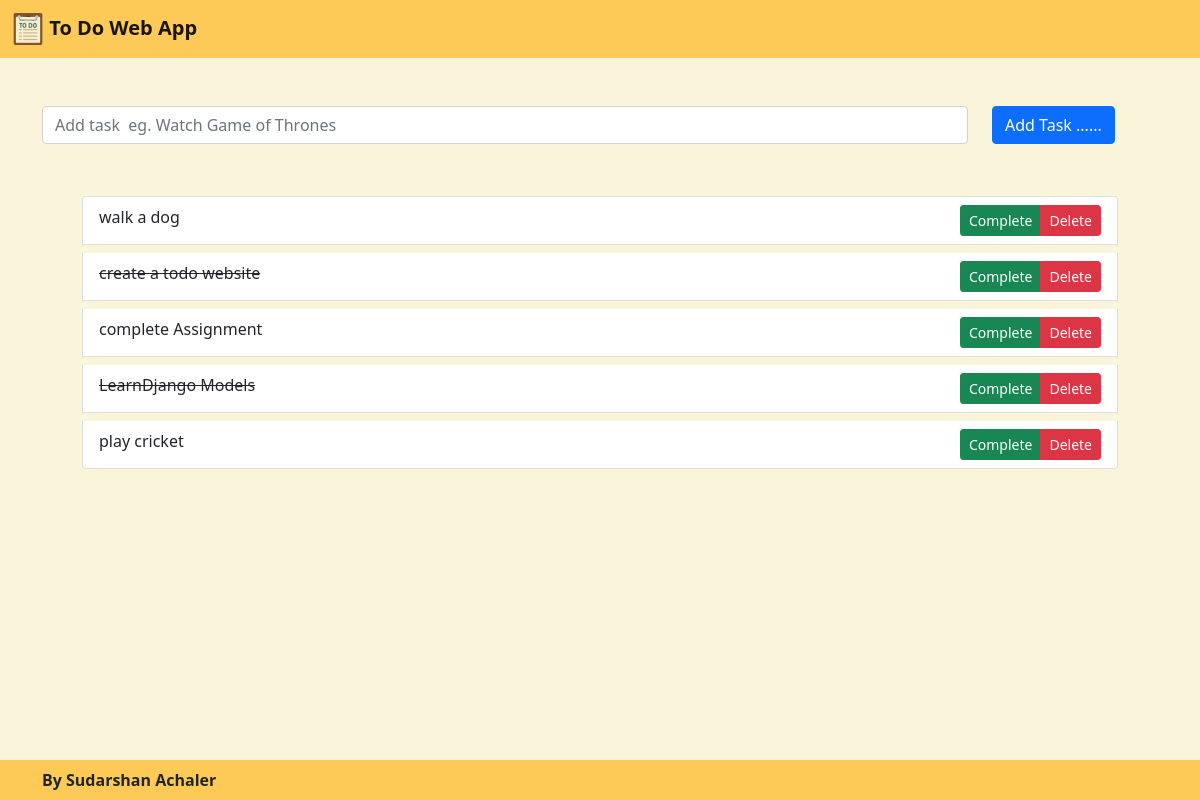
Before: / with the older database file.
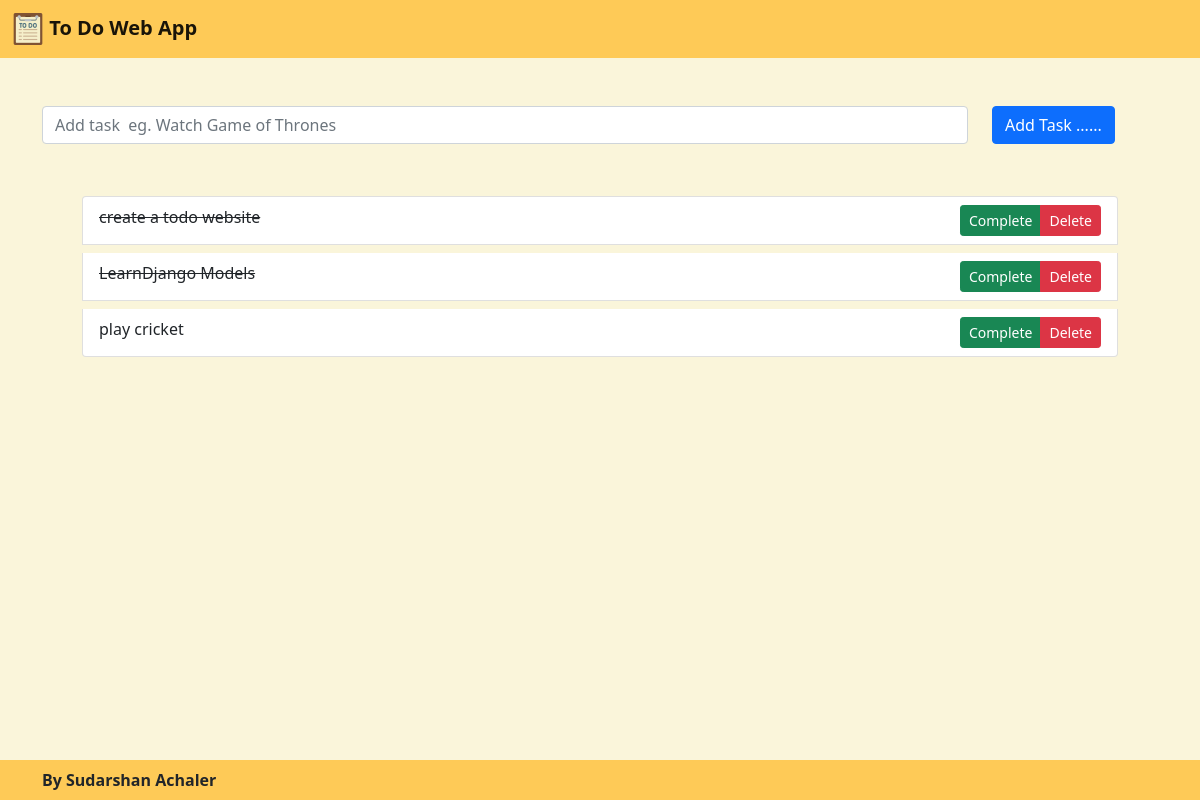
After: the same page with the newer database file.
### ToDoapp/models.py (models this page shows, shortened)
class Task(models.Model):
    taskName= models.CharField(max_length=50)
    complete=models.BooleanField(default=False)
    dateAdded=models.DateTimeField(auto_now_add=True)

### ToDoapp/views.py (the view)
# urls.py: path('', views.home, name= 'home' ),
def home(request):
    tasks= Task.objects.all()
    context={"tasks":tasks}
    return render(request, 'ToDoapp/home.html', context)

### ToDoapp/templates/ToDoapp/home.html (shortened to what this page needs)
{% extends 'ToDoapp/main.html' %}
{% load static %}
{% block content %}
    <form action="CreateTask/" class="form mt-5 " method="POST">
        <div class="row">
            <div class="col-lg-10">
                    <input type="text" class="form-control" id="exampleFormControlInput1" placeholder="Add task  eg. Watch Game of Thrones" name="taskName">
            </div>
            <div class="col-lg-2">
                <button type="submit" class="btn btn-primary  btn-block">Add Task ......</button>
            </div>
        </div>
    </form>
<form >
    <div class="row">
        <ul class="list-group p-5">
            {% for task in tasks %}
                {% if task.complete %}
                    <li class="list-group-item m-1" ><del> {{task.taskName}}</del><div class="btn-group" role="group" aria-label="Basic example" style="float: right;">
                        <button type="submit" data-id="{{task.id}}" data-action="complete" class="btn btn-sm btn-success updateTask">Complete</button>
                        <button type="submit" data-id="{{task.id}}" data-action="delete"  class="btn btn-danger btn-sm updateTask">Delete</button>
                    </div></li>
                {% else %}
                    <li class="list-group-item m-1" >{{task.taskName}}<div class="btn-group" role="group" aria-label="Basic example" style="float: right;">
                        <button type="submit" data-id="{{task.id}}" data-action="complete" class="btn btn-sm btn-success updateTask">Complete</button>
                        <button type="submit" data-id="{{task.id}}" data-action="delete"  class="btn btn-danger btn-sm updateTask">Delete</button>
                    </div></li>
                {% endif %}
            {% endfor %}
        </ul>
    </div>
</form>
{% endblock content %}

### ToDoapp/templates/ToDoapp/main.html (shortened to what this page needs)
{% load static %}
<!DOCTYPE html>
<html lang="en">
<head>
    <link href="https://cdn.jsdelivr.net/npm/bootstrap@5.0.0-beta1/dist/css/bootstrap.min.css" rel="stylesheet">
    <link rel="stylesheet" href="{% static 'css/main.css' %}">
</head>
<body>
    <nav class="navbar navbar-light " style="background-color:#feca57 ;">
        <div class="container-fluid">
        <a class="navbar-brand" href="{% url 'home' %}">
            <img src="{% static 'images/todoicon.png' %}" alt=""   class="d-inline-block align-top">
            <strong>To Do Web App</strong>
        </a>
        </div>
    </nav>
    <div class="container">
        {% block content %}
        {% endblock content %}
    </div>
    <footer class="footer">
        <div class="container">
            <strong >By Sudarshan Achaler</strong>
        </div>
      </footer>
</body>
</html>

### static/css/main.css (style rules this page uses)
.footer { position: absolute; bottom: 0; width: 100%; height: 40px; line-height: 40px; background-color: #feca57; }
body { background-color: #faf5da; }

Changed rows visible on the page:
removed Task: taskName "walk a dog"
removed Task: taskName "complete Assignment"
